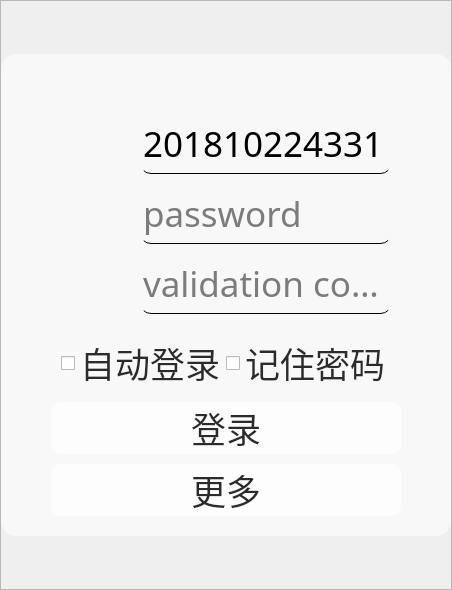
<?xml version="1.0" encoding="UTF-8"?>
<ui version="4.0">
 <class>ZhkuLoginWidgetByAndroid</class>
 <widget class="QWidget" name="ZhkuLoginWidgetByAndroid">
  <property name="geometry">
   <rect>
    <x>0</x>
    <y>0</y>
    <width>398</width>
    <height>590</height>
   </rect>
  </property>
  <property name="windowTitle">
   <string>Form</string>
  </property>
  <layout class="QVBoxLayout" name="verticalLayout_4">
   <property name="spacing">
    <number>0</number>
   </property>
   <property name="leftMargin">
    <number>0</number>
   </property>
   <property name="topMargin">
    <number>0</number>
   </property>
   <property name="rightMargin">
    <number>0</number>
   </property>
   <property name="bottomMargin">
    <number>0</number>
   </property>
   <item>
    <widget class="QFrame" name="frame">
     <property name="styleSheet">
      <string notr="true">QFrame#frame{border-image: url(:/assets/zhkuImg/bg.jpg);}




</string>
     </property>
     <property name="frameShape">
      <enum>QFrame::StyledPanel</enum>
     </property>
     <property name="frameShadow">
      <enum>QFrame::Raised</enum>
     </property>
     <layout class="QHBoxLayout" name="horizontalLayout_3">
      <property name="spacing">
       <number>0</number>
      </property>
      <property name="leftMargin">
       <number>0</number>
      </property>
      <property name="topMargin">
       <number>0</number>
      </property>
      <property name="rightMargin">
       <number>0</number>
      </property>
      <property name="bottomMargin">
       <number>0</number>
      </property>
      <item>
       <layout class="QVBoxLayout" name="verticalLayout" stretch="1,9,1">
        <property name="spacing">
         <number>0</number>
        </property>
        <property name="leftMargin">
         <number>0</number>
        </property>
        <property name="topMargin">
         <number>0</number>
        </property>
        <property name="rightMargin">
         <number>0</number>
        </property>
        <property name="bottomMargin">
         <number>0</number>
        </property>
        <item>
         <spacer name="verticalSpacer">
          <property name="orientation">
           <enum>Qt::Vertical</enum>
          </property>
          <property name="sizeHint" stdset="0">
           <size>
            <width>20</width>
            <height>40</height>
           </size>
          </property>
         </spacer>
        </item>
        <item>
         <layout class="QHBoxLayout" name="horizontalLayout_2" stretch="1,5,1">
          <item>
           <spacer name="horizontalSpacer">
            <property name="orientation">
             <enum>Qt::Horizontal</enum>
            </property>
            <property name="sizeHint" stdset="0">
             <size>
              <width>40</width>
              <height>20</height>
             </size>
            </property>
           </spacer>
          </item>
          <item>
           <widget class="QWidget" name="widget" native="true">
            <property name="sizePolicy">
             <sizepolicy hsizetype="Preferred" vsizetype="Preferred">
              <horstretch>0</horstretch>
              <verstretch>0</verstretch>
             </sizepolicy>
            </property>
            <property name="styleSheet">
             <string notr="true">QWidget#widget{
background-color: rgba(250, 250, 250, 200);
border-radius:15px;
}

</string>
            </property>
            <layout class="QVBoxLayout" name="verticalLayout_3" stretch="1,1,5,1,1,1,1">
             <property name="spacing">
              <number>10</number>
             </property>
             <property name="leftMargin">
              <number>50</number>
             </property>
             <property name="topMargin">
              <number>20</number>
             </property>
             <property name="rightMargin">
              <number>50</number>
             </property>
             <property name="bottomMargin">
              <number>20</number>
             </property>
             <item>
              <layout class="QHBoxLayout" name="horizontalLayout_8" stretch="0,2,0">
               <property name="spacing">
                <number>0</number>
               </property>
               <item>
                <spacer name="horizontalSpacer_3">
                 <property name="orientation">
                  <enum>Qt::Horizontal</enum>
                 </property>
                 <property name="sizeHint" stdset="0">
                  <size>
                   <width>40</width>
                   <height>20</height>
                  </size>
                 </property>
                </spacer>
               </item>
               <item>
                <widget class="QLabel" name="logo">
                 <property name="sizePolicy">
                  <sizepolicy hsizetype="Preferred" vsizetype="Preferred">
                   <horstretch>0</horstretch>
                   <verstretch>0</verstretch>
                  </sizepolicy>
                 </property>
                 <property name="styleSheet">
                  <string notr="true">border-image: url(:/assets/login/logo.png);
background:transparent</string>
                 </property>
                 <property name="text">
                  <string/>
                 </property>
                </widget>
               </item>
               <item>
                <spacer name="horizontalSpacer_4">
                 <property name="orientation">
                  <enum>Qt::Horizontal</enum>
                 </property>
                 <property name="sizeHint" stdset="0">
                  <size>
                   <width>40</width>
                   <height>20</height>
                  </size>
                 </property>
                </spacer>
               </item>
              </layout>
             </item>
             <item>
              <spacer name="verticalSpacer_4">
               <property name="orientation">
                <enum>Qt::Vertical</enum>
               </property>
               <property name="sizeHint" stdset="0">
                <size>
                 <width>20</width>
                 <height>40</height>
                </size>
               </property>
              </spacer>
             </item>
             <item>
              <widget class="QWidget" name="inputwidget" native="true">
               <layout class="QVBoxLayout" name="verticalLayout_2">
                <property name="spacing">
                 <number>10</number>
                </property>
                <property name="leftMargin">
                 <number>0</number>
                </property>
                <property name="topMargin">
                 <number>0</number>
                </property>
                <property name="rightMargin">
                 <number>0</number>
                </property>
                <property name="bottomMargin">
                 <number>0</number>
                </property>
                <item>
                 <layout class="QHBoxLayout" name="horizontalLayout_5">
                  <property name="spacing">
                   <number>20</number>
                  </property>
                  <property name="leftMargin">
                   <number>10</number>
                  </property>
                  <property name="rightMargin">
                   <number>10</number>
                  </property>
                  <item>
                   <widget class="QLabel" name="label_3">
                    <property name="sizePolicy">
                     <sizepolicy hsizetype="Preferred" vsizetype="Preferred">
                      <horstretch>0</horstretch>
                      <verstretch>0</verstretch>
                     </sizepolicy>
                    </property>
                    <property name="minimumSize">
                     <size>
                      <width>60</width>
                      <height>60</height>
                     </size>
                    </property>
                    <property name="maximumSize">
                     <size>
                      <width>60</width>
                      <height>60</height>
                     </size>
                    </property>
                    <property name="styleSheet">
                     <string notr="true">image: url(:/assets/login/user.png);</string>
                    </property>
                    <property name="text">
                     <string/>
                    </property>
                   </widget>
                  </item>
                  <item>
                   <widget class="QLineEdit" name="accountInput">
                    <property name="sizePolicy">
                     <sizepolicy hsizetype="Preferred" vsizetype="Expanding">
                      <horstretch>0</horstretch>
                      <verstretch>0</verstretch>
                     </sizepolicy>
                    </property>
                    <property name="minimumSize">
                     <size>
                      <width>0</width>
                      <height>0</height>
                     </size>
                    </property>
                    <property name="font">
                     <font>
                      <family>微软雅黑</family>
                      <pointsize>26</pointsize>
                     </font>
                    </property>
                    <property name="styleSheet">
                     <string notr="true">background:transparent;
border:none;
border-bottom:1px solid black;
border-radius: 10px;</string>
                    </property>
                    <property name="inputMask">
                     <string/>
                    </property>
                    <property name="text">
                     <string>201810224331</string>
                    </property>
                    <property name="alignment">
                     <set>Qt::AlignLeading|Qt::AlignLeft|Qt::AlignVCenter</set>
                    </property>
                    <property name="placeholderText">
                     <string>account</string>
                    </property>
                   </widget>
                  </item>
                 </layout>
                </item>
                <item>
                 <layout class="QHBoxLayout" name="horizontalLayout_6">
                  <property name="spacing">
                   <number>20</number>
                  </property>
                  <property name="leftMargin">
                   <number>10</number>
                  </property>
                  <property name="rightMargin">
                   <number>10</number>
                  </property>
                  <item>
                   <widget class="QLabel" name="label_4">
                    <property name="sizePolicy">
                     <sizepolicy hsizetype="Preferred" vsizetype="Preferred">
                      <horstretch>0</horstretch>
                      <verstretch>0</verstretch>
                     </sizepolicy>
                    </property>
                    <property name="minimumSize">
                     <size>
                      <width>60</width>
                      <height>60</height>
                     </size>
                    </property>
                    <property name="maximumSize">
                     <size>
                      <width>60</width>
                      <height>60</height>
                     </size>
                    </property>
                    <property name="styleSheet">
                     <string notr="true">image: url(:/assets/login/password.png);</string>
                    </property>
                    <property name="text">
                     <string/>
                    </property>
                   </widget>
                  </item>
                  <item>
                   <widget class="QLineEdit" name="pwdInput">
                    <property name="sizePolicy">
                     <sizepolicy hsizetype="Preferred" vsizetype="Expanding">
                      <horstretch>0</horstretch>
                      <verstretch>0</verstretch>
                     </sizepolicy>
                    </property>
                    <property name="font">
                     <font>
                      <family>微软雅黑</family>
                      <pointsize>26</pointsize>
                     </font>
                    </property>
                    <property name="styleSheet">
                     <string notr="true">background:transparent;
border:none;
border-bottom:1px solid black;
border-radius: 10px;</string>
                    </property>
                    <property name="text">
                     <string/>
                    </property>
                    <property name="echoMode">
                     <enum>QLineEdit::Password</enum>
                    </property>
                    <property name="alignment">
                     <set>Qt::AlignLeading|Qt::AlignLeft|Qt::AlignVCenter</set>
                    </property>
                    <property name="placeholderText">
                     <string>password</string>
                    </property>
                   </widget>
                  </item>
                 </layout>
                </item>
                <item>
                 <layout class="QHBoxLayout" name="horizontalLayout_7">
                  <property name="spacing">
                   <number>20</number>
                  </property>
                  <property name="leftMargin">
                   <number>10</number>
                  </property>
                  <property name="rightMargin">
                   <number>10</number>
                  </property>
                  <item>
                   <widget class="QLabel" name="label_5">
                    <property name="sizePolicy">
                     <sizepolicy hsizetype="Preferred" vsizetype="Preferred">
                      <horstretch>0</horstretch>
                      <verstretch>0</verstretch>
                     </sizepolicy>
                    </property>
                    <property name="minimumSize">
                     <size>
                      <width>60</width>
                      <height>60</height>
                     </size>
                    </property>
                    <property name="maximumSize">
                     <size>
                      <width>60</width>
                      <height>60</height>
                     </size>
                    </property>
                    <property name="styleSheet">
                     <string notr="true">image: url(:/assets/login/validCode.png);</string>
                    </property>
                    <property name="text">
                     <string/>
                    </property>
                   </widget>
                  </item>
                  <item>
                   <widget class="GetFocusLineEdit" name="codeInput">
                    <property name="sizePolicy">
                     <sizepolicy hsizetype="Preferred" vsizetype="Expanding">
                      <horstretch>0</horstretch>
                      <verstretch>0</verstretch>
                     </sizepolicy>
                    </property>
                    <property name="font">
                     <font>
                      <family>微软雅黑</family>
                      <pointsize>26</pointsize>
                     </font>
                    </property>
                    <property name="styleSheet">
                     <string notr="true">background:transparent;
border:none;
border-bottom:1px solid black;
border-radius: 10px;</string>
                    </property>
                    <property name="text">
                     <string/>
                    </property>
                    <property name="alignment">
                     <set>Qt::AlignLeading|Qt::AlignLeft|Qt::AlignVCenter</set>
                    </property>
                    <property name="placeholderText">
                     <string>validation code</string>
                    </property>
                   </widget>
                  </item>
                 </layout>
                </item>
               </layout>
              </widget>
             </item>
             <item>
              <spacer name="verticalSpacer_3">
               <property name="orientation">
                <enum>Qt::Vertical</enum>
               </property>
               <property name="sizeHint" stdset="0">
                <size>
                 <width>20</width>
                 <height>40</height>
                </size>
               </property>
              </spacer>
             </item>
             <item>
              <widget class="QWidget" name="widget_2" native="true">
               <layout class="QHBoxLayout" name="horizontalLayout_10">
                <property name="spacing">
                 <number>0</number>
                </property>
                <property name="leftMargin">
                 <number>10</number>
                </property>
                <property name="topMargin">
                 <number>0</number>
                </property>
                <property name="rightMargin">
                 <number>10</number>
                </property>
                <property name="bottomMargin">
                 <number>0</number>
                </property>
                <item>
                 <widget class="QCheckBox" name="checkBox">
                  <property name="sizePolicy">
                   <sizepolicy hsizetype="Preferred" vsizetype="Fixed">
                    <horstretch>0</horstretch>
                    <verstretch>0</verstretch>
                   </sizepolicy>
                  </property>
                  <property name="font">
                   <font>
                    <family>微软雅黑</family>
                    <pointsize>26</pointsize>
                   </font>
                  </property>
                  <property name="styleSheet">
                   <string notr="true">color: rgb(43, 43, 43);</string>
                  </property>
                  <property name="text">
                   <string>自动登录</string>
                  </property>
                 </widget>
                </item>
                <item>
                 <widget class="QCheckBox" name="checkBox_2">
                  <property name="sizePolicy">
                   <sizepolicy hsizetype="Preferred" vsizetype="Fixed">
                    <horstretch>0</horstretch>
                    <verstretch>0</verstretch>
                   </sizepolicy>
                  </property>
                  <property name="font">
                   <font>
                    <family>微软雅黑</family>
                    <pointsize>26</pointsize>
                   </font>
                  </property>
                  <property name="styleSheet">
                   <string notr="true">color: rgb(43, 43, 43);</string>
                  </property>
                  <property name="text">
                   <string>记住密码</string>
                  </property>
                 </widget>
                </item>
               </layout>
              </widget>
             </item>
             <item>
              <widget class="QPushButton" name="loginButton">
               <property name="sizePolicy">
                <sizepolicy hsizetype="Preferred" vsizetype="Preferred">
                 <horstretch>0</horstretch>
                 <verstretch>0</verstretch>
                </sizepolicy>
               </property>
               <property name="font">
                <font>
                 <family>微软雅黑</family>
                 <pointsize>26</pointsize>
                </font>
               </property>
               <property name="styleSheet">
                <string notr="true">QPushButton {

color: rgb(43, 43, 43);
border-radius: 10px;
background-color: rgba(255, 255, 255, 200);
}

QPushButton:pressed {
    background-color: qlineargradient(x1: 0, y1: 0, x2: 0, y2: 1,
                                      stop: 0 #dadbde, stop: 1 #f6f7fa);
}
</string>
               </property>
               <property name="text">
                <string>登录</string>
               </property>
               <property name="flat">
                <bool>true</bool>
               </property>
              </widget>
             </item>
             <item>
              <widget class="QPushButton" name="loginButton_2">
               <property name="sizePolicy">
                <sizepolicy hsizetype="Preferred" vsizetype="Preferred">
                 <horstretch>0</horstretch>
                 <verstretch>0</verstretch>
                </sizepolicy>
               </property>
               <property name="font">
                <font>
                 <family>微软雅黑</family>
                 <pointsize>26</pointsize>
                </font>
               </property>
               <property name="styleSheet">
                <string notr="true">QPushButton {

color: rgb(43, 43, 43);
border-radius: 10px;
background-color: rgba(255, 255, 255, 200);
}

QPushButton:pressed {
    background-color: qlineargradient(x1: 0, y1: 0, x2: 0, y2: 1,
                                      stop: 0 #dadbde, stop: 1 #f6f7fa);
}
</string>
               </property>
               <property name="text">
                <string>更多</string>
               </property>
               <property name="flat">
                <bool>true</bool>
               </property>
              </widget>
             </item>
            </layout>
           </widget>
          </item>
          <item>
           <spacer name="horizontalSpacer_2">
            <property name="orientation">
             <enum>Qt::Horizontal</enum>
            </property>
            <property name="sizeHint" stdset="0">
             <size>
              <width>40</width>
              <height>20</height>
             </size>
            </property>
           </spacer>
          </item>
         </layout>
        </item>
        <item>
         <spacer name="verticalSpacer_2">
          <property name="orientation">
           <enum>Qt::Vertical</enum>
          </property>
          <property name="sizeHint" stdset="0">
           <size>
            <width>20</width>
            <height>40</height>
           </size>
          </property>
         </spacer>
        </item>
       </layout>
      </item>
     </layout>
    </widget>
   </item>
  </layout>
 </widget>
 <customwidgets>
  <customwidget>
   <class>GetFocusLineEdit</class>
   <extends>QLineEdit</extends>
   <header>getfocuslineedit.h</header>
  </customwidget>
 </customwidgets>
 <resources/>
 <connections/>
</ui>
